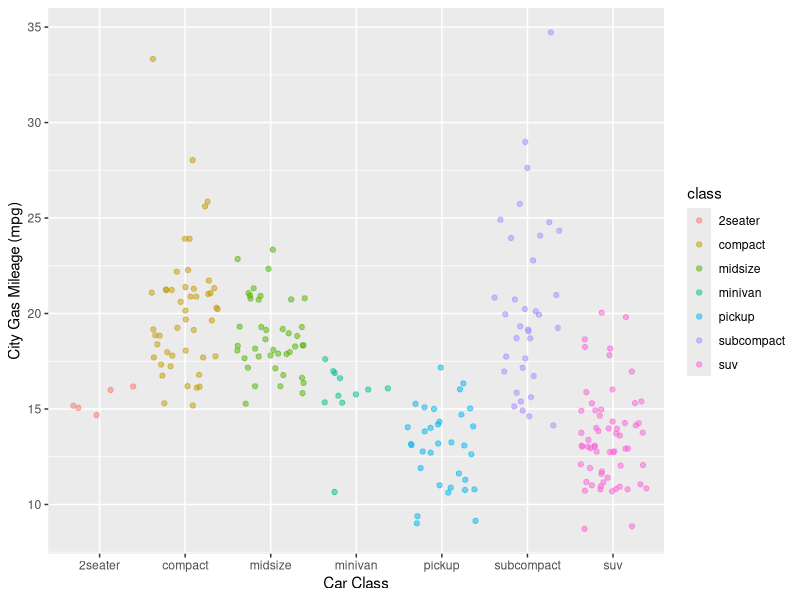

R code for this plot:
## ---- chunk 1
knitr::opts_chunk$set(echo = TRUE)
library(tidyverse)
## ---- chunk 2
ggplot(data = mpg, aes(x = class, y = cty)) +
	geom_jitter(aes(color = class), alpha = 0.5) +
	labs(x = "Car Class" , y = "City Gas Mileage (mpg)")

